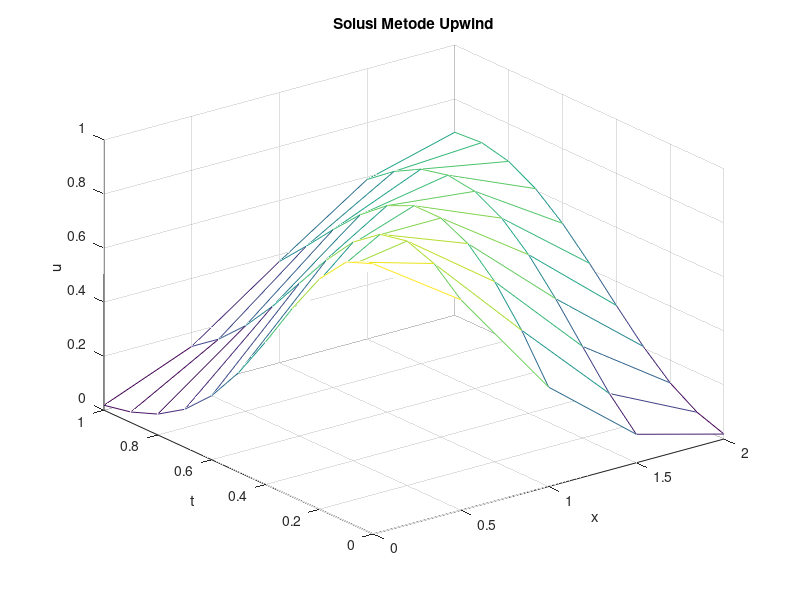
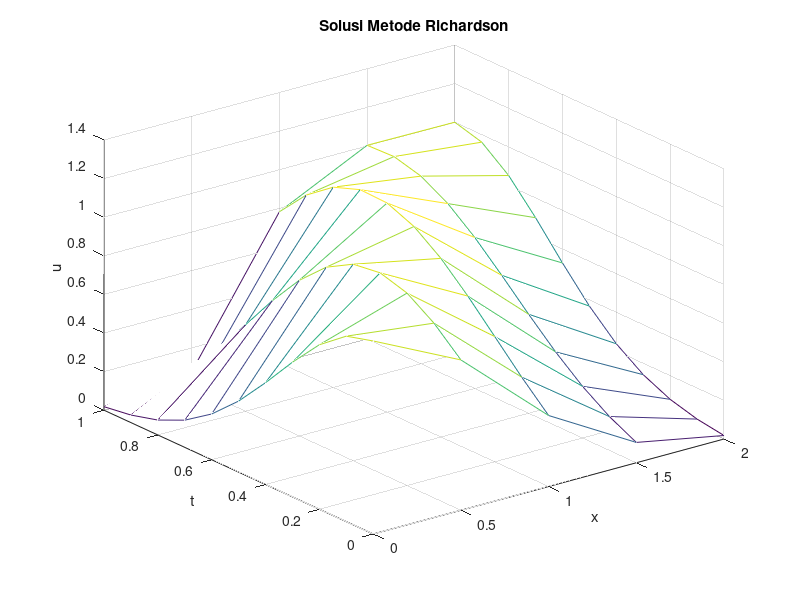
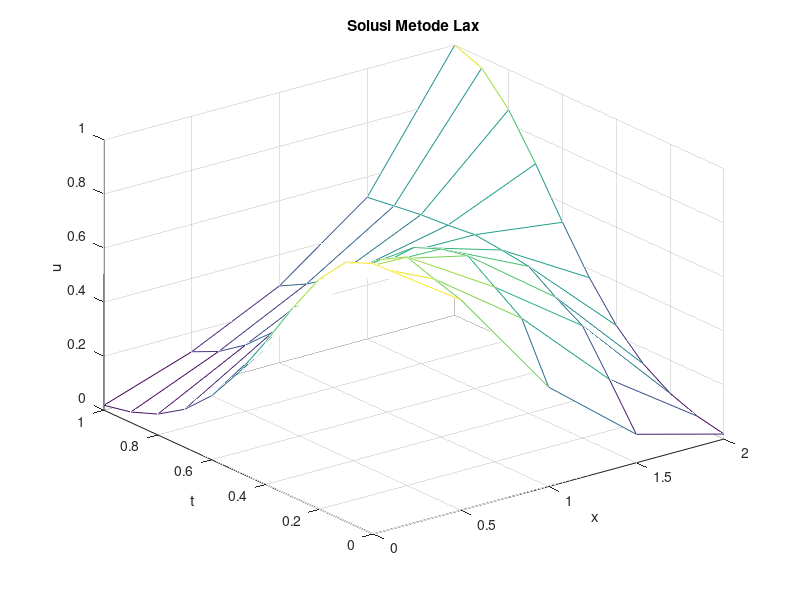
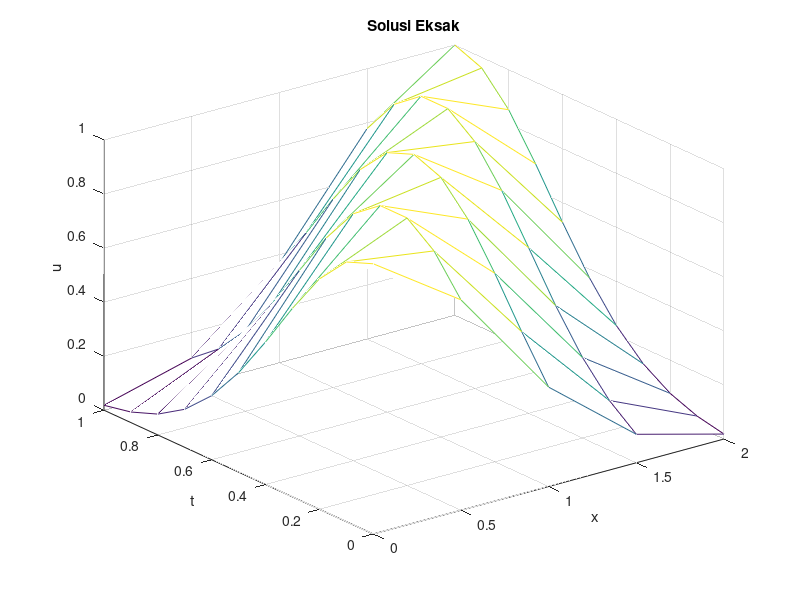

Source code (MATLAB) for these figures, in order:
clc;% untuk membersihkan jendela perintah atau konsol
clear all;% menghapus semua variabel dari ruang kerja
close all;% menutup semua jendela gambar atau plot


function [x, t, u] = courant(d, f, lb, xb, xu, tb, tu, dx, dt) % Mendefinisikan fungsi courant(upwind)
  t = tb:dt:tu;
  x = xb:dx:xu;
  u = [];
  
  for j = 1:length(x)
    u(j, 1) = f(x(j));
  endfor 
  
  for n = 1:length(t)
    u(1, n) = lb(t(n));
  endfor 
  
  c = d * dt / dx;
  for n = 1:length(t)-1
    for j = 2:length(x)
      u(j, n+1) = (1-c) * u(j, n) + c * u(j-1, n);
    endfor
  endfor
endfunction

function [x, t, u] = richardson(d, f, lb, rb, xb, xu, tb, tu, dx, dt) % Mendefinisikan fungsi richardson
  t = tb:dt:tu;
  x = xb:dx:xu;
  nt = length(t);
  nx = length(x);
  u = [];
  
  for j = 1:nx
    u(j, 1) = f(x(j));
  endfor
  
  for n = 1:nt
    u(1, n) = lb(t(n));
    u(nx, n) = rb(t(n));
  endfor
  
  c = (d*dt) / (2*dx);
  for n = 1:nt-1
    for j = 2:nx-1
      u(j, n+1) = u(j, n) - (c * (u(j+1, n) - u(j-1, n)));
    endfor
  endfor
endfunction

function [x, t, u] = lax(d, f, lb, rb, xb, xu, tb, tu, dx, dt) % Mendefinisikan fungsi lax
  t = tb:dt:tu;
  x = xb:dx:xu;
  nt = length(t);
  nx = length(x);
  u = [];
  
  for j = 1:nx
    u(j, 1) = f(x(j));
  endfor
  
  for n = 1:nt
    u(1, n) = lb(t(n));
    u(nx, n) = rb(t(n));
  endfor
  
  c = (d*dt) / (2*dx);
  for n = 1:nt-1
    for j = 2:nx-1
      u(j, n+1) = (u(j+1, n) + u(j-1, n))/2 - (c * (u(j+1, n) - u(j-1, n)));
    endfor
  endfor
endfunction

d = 2; # d adalah nilai 𝑑 pada 𝑢𝑡 + 𝑑𝑢𝑥 = 0.
f = @(x) e^(-x.^2); # f adalah nilai awal f(x) pada persamaan transport
lb = @(t) e^(-(2*t).^2); # syarat batas kiri pada persamaan transport
rb = @(t) e^(-(2-2*t).^2) # syarat batas kanan pada persamaan transport
xb = 0; # batas bawah untuk variabel x
xu = 2; # batas atas untuk variabel x
tb = 0; # batas bawah untuk variabel t
tu = 1; # batas atas untuk variabel t
dx = 0.5; # stepsize x
dt = 0.1; # stepsize t

# hasil aproksimasi
[x, t, u1] = courant(d, f, lb, xb, xu, tb, tu, dx, dt);
[x, t, u2] = richardson(d, f, lb, rb, xb, xu, tb, tu, dx, dt);
[x, t, u3] = lax(d, f, lb, rb, xb, xu, tb, tu, dx, dt);

# print
[x'] # nilai x
[t'] # nilai t
[u1'] # hasil aproksimasi metode courant
[u2'] # hasil aproksimasi metode richardson
[u3'] # hasil aproksimasi metode lax

sol = @(x, t) e^(-1*(x-2*t)^2); # solusi eksak
for j = 1:length(x)
  for n = 1:length(t)
    y(j, n) = sol(x(j), t(n));
  endfor
endfor

# Plot 1 (Metode Upwind)
figure(1);
mesh(x, t, u1');
xlabel('x');
ylabel('t');
zlabel('u');
title("Solusi Metode Upwind");

# Plot 2 (Metode Richardson)
figure(2);
mesh(x, t, u2');
xlabel('x');
ylabel('t');
zlabel('u');
title("Solusi Metode Richardson");

# Plot 3 (Metode Lax)
figure(3);
mesh(x, t, u3');
xlabel('x');
ylabel('t');
zlabel('u');
title("Solusi Metode Lax");

# Plot 4 (Solusi Eksak)
figure(4);
mesh(x, t, y');
xlabel('x');
ylabel('t');
zlabel('u');
title("Solusi Eksak")

